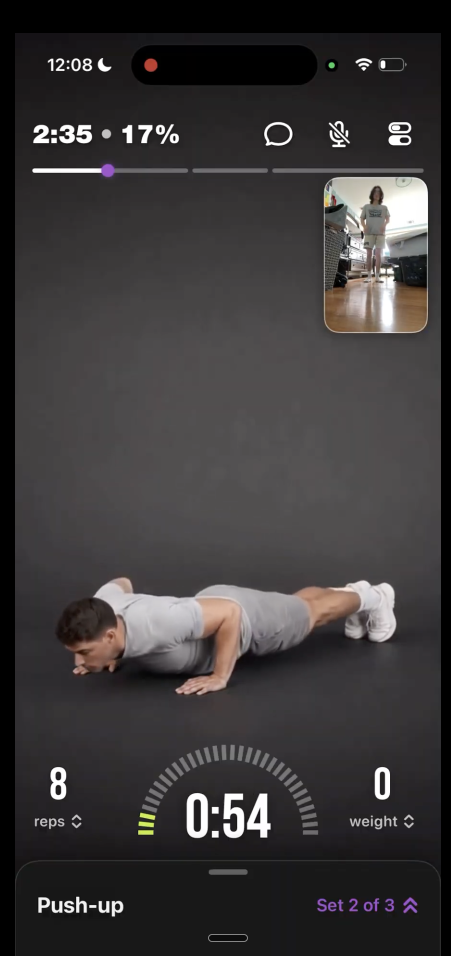
#> input picture src/images/appScreenshots/isession.png, 902 x 1912 px (shown at 1/2 size)
$ python build-see-the-rep-session-preview.py
#> lines starting #> are read from the running program, lines starting #| are printed output that depends on the picture; after the words box and inside, x2 and y2 are one past the last pixel; in counts of white or black regions, pixels touching at a corner belong together
#!/usr/bin/env python3
"""Build the context-aligned See the Rep app screenshot locally.

This compositor intentionally avoids sending Delirio UI or project imagery to an
external image service. It keeps the original app screenshot as the UI source of
truth and replaces only the exercise video, camera tile, exercise title, and
weight value with content aligned to the active carousel photograph.
"""

from pathlib import Path

from PIL import Image, ImageDraw, ImageEnhance, ImageFont


ROOT = Path(__file__).resolve().parents[1]
BASE_SCREEN = ROOT / "src/images/appScreenshots/isession.png"
SUBJECT_PHOTO = ROOT / "src/assets/images/planJourney/generated/see-the-rep/v2/image.jpg"
OUTPUT = ROOT / "src/images/appScreenshots/see-the-rep/v2/image.png"


def cover_crop(image: Image.Image, size: tuple[int, int], focal_y: float = 0.5) -> Image.Image:
    """Resize and crop an image to fill a target rectangle around a vertical focal point."""

    target_width, target_height = size
    scale = max(target_width / image.width, target_height / image.height)
    resized = image.resize(
        (round(image.width * scale), round(image.height * scale)),
        Image.Resampling.LANCZOS,
    )
    left = max(0, (resized.width - target_width) // 2)
    available_y = max(0, resized.height - target_height)
    top = round(available_y * min(1, max(0, focal_y)))
    return resized.crop((left, top, left + target_width, top + target_height))


def rounded_mask(size: tuple[int, int], radius: int) -> Image.Image:
    mask = Image.new("L", size, 0)
    ImageDraw.Draw(mask).rounded_rectangle((0, 0, size[0] - 1, size[1] - 1), radius, fill=255)
    return mask


def centered_text(
    draw: ImageDraw.ImageDraw,
    center_x: int,
    y: int,
    value: str,
    font: ImageFont.FreeTypeFont,
    fill: tuple[int, int, int],
) -> None:
    bounds = draw.textbbox((0, 0), value, font=font)
    width = bounds[2] - bounds[0]
    draw.text((center_x - width / 2, y), value, font=font, fill=fill)


def main() -> None:
    screen = Image.open(BASE_SCREEN).convert("RGB")
    subject = Image.open(SUBJECT_PHOTO).convert("RGB")
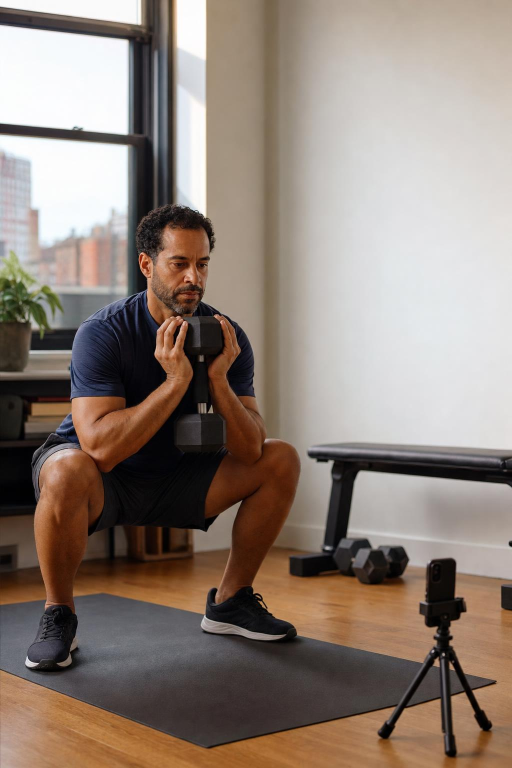
#> input picture src/assets/images/planJourney/generated/see-the-rep/v2/image.jpg, 1024 x 1536 px (shown at 1/2 size)
#> subject is the input picture: PIL image 1024x1536 RGB; mean R, G, B 143.4, 129.2, 119.6

    if screen.size != (902, 1912):
        raise ValueError(f"Unexpected base screenshot size: {screen.size}")

    # Main live-session view. The same source person and goblet-squat repetition
    # now replace the unrelated push-up demonstration.
    main_box = (31, 350, 871, 1442)
    main_size = (main_box[2] - main_box[0], main_box[3] - main_box[1])
    main_feed = cover_crop(subject, main_size, focal_y=0.60)
#> in cover_crop, `return resized.crop((left, top, left + target_width, top + target_heig..`:
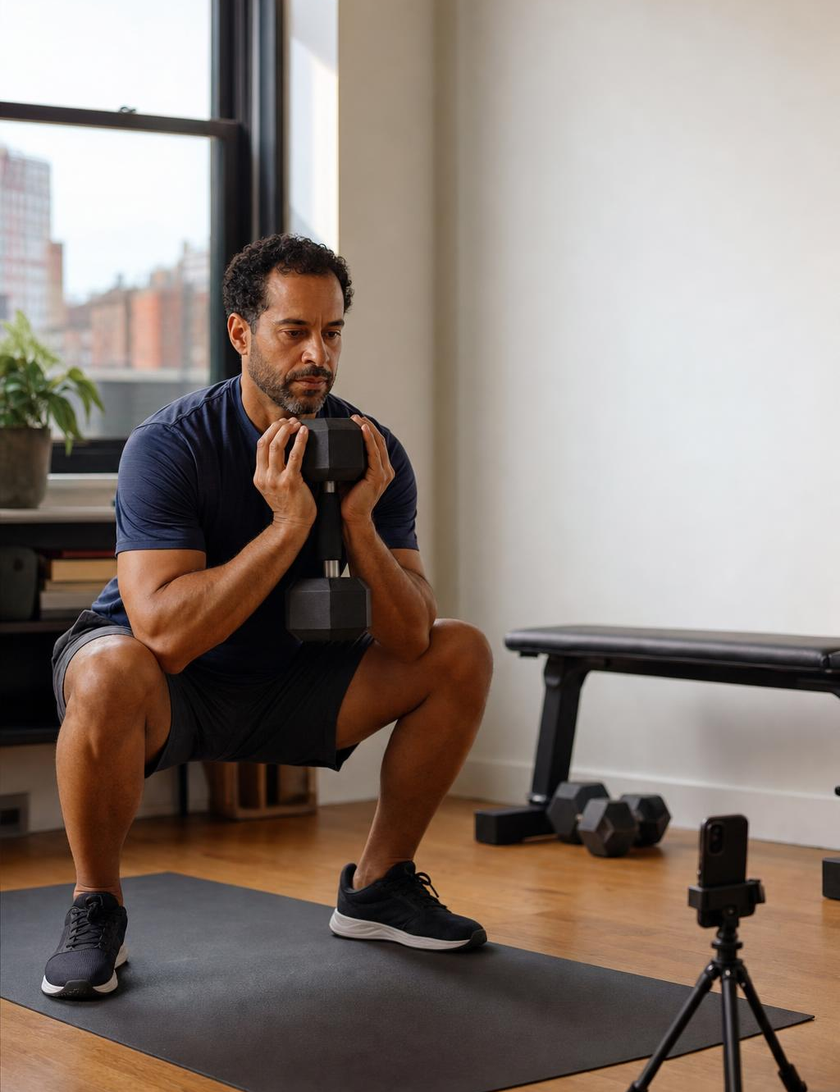
#> returned value: PIL image 840x1092 RGB; mean R, G, B 139.5, 126.9, 118.9
    main_feed = ImageEnhance.Color(main_feed).enhance(0.78)
    main_feed = ImageEnhance.Brightness(main_feed).enhance(0.70)
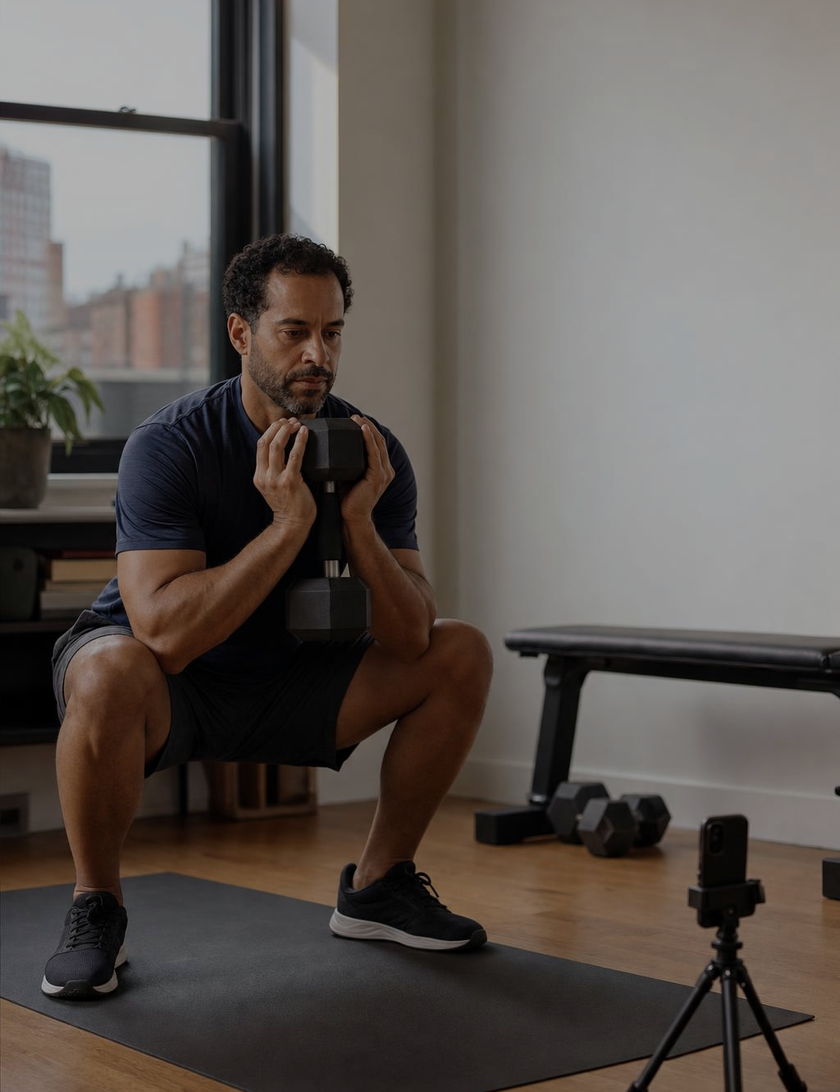
#> main_feed: PIL image 840x1092 RGB; mean R, G, B 95.4, 88.6, 84.2
    main_feed = ImageEnhance.Contrast(main_feed).enhance(1.08)

    # Fade the photographed feed into the dark Delirio interface at both edges.
    # Clear the old push-up layer first so no original limbs can show through
    # the translucent edge treatment.
    ImageDraw.Draw(screen).rectangle(main_box, fill=(47, 45, 47))
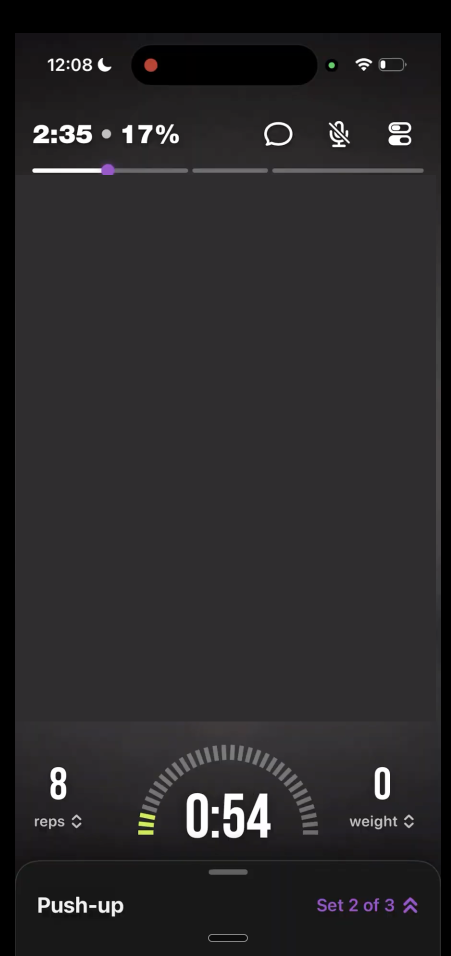
#> screen: PIL image 902x1912 RGB (shown at 1/2 size); mean R, G, B 41.7, 39.9, 41.5
    fade = Image.new("L", main_size, 255)
#> fade: PIL image 840x1092 L; every value is 255
    fade_pixels = fade.load()
    fade_depth = 105
    for y in range(main_size[1]):
        edge_alpha = min(255, round(255 * min(y / fade_depth, (main_size[1] - 1 - y) / fade_depth)))
        for x in range(main_size[0]):
            fade_pixels[x, y] = max(0, edge_alpha)
    screen.paste(main_feed, main_box[:2], fade)

    # Picture-in-picture camera tile. It uses the identical source photograph,
    # which guarantees the subject, clothing, room, floor, and exercise agree.
    pip_box = (648, 355, 858, 667)
    pip_size = (pip_box[2] - pip_box[0], pip_box[3] - pip_box[1])
    pip_feed = cover_crop(subject, pip_size, focal_y=0.55)
#> call 2 of cover_crop, with size = (210, 312), focal_y = 0.55
#> in cover_crop (call 2), `return resized.crop((left, top, left + target_width, top + target_heig..`:
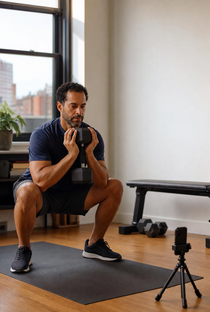
#> returned value: PIL image 210x312 RGB; mean R, G, B 143, 129, 119.4
    screen.paste(pip_feed, pip_box[:2], rounded_mask(pip_size, 27))
#> in rounded_mask, `mask = Image.new("L", size, 0)`: mask: PIL image 210x312 L; every value is 0
#> in rounded_mask, `ImageDraw.Draw(mask).rounded_rectangle((0, 0, size[0] - 1, size[1] - 1..`:
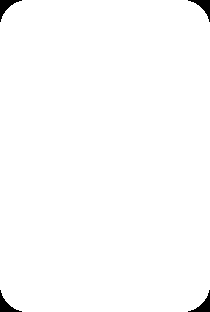
#> mask: PIL image 210x312 L; 99% white; 4 black regions, box (x1, y1, x2, y2) and area: (0, 0, 22, 22) 164, (188, 0, 210, 22) 164, (0, 290, 22, 312) 164, (188, 290, 210, 312) 164

    draw = ImageDraw.Draw(screen)
    din_font_path = "/System/Library/Fonts/Supplemental/DIN Condensed Bold.ttf"
    arial_font_path = "/System/Library/Fonts/Supplemental/Arial Bold.ttf"
    weight_font = ImageFont.truetype(din_font_path, 76)
    title_font = ImageFont.truetype(arial_font_path, 47)

    # Correct the load to a plausible goblet-squat weight while preserving the
    # existing reps label, timer, weight label, and set counter.
    draw.rectangle((722, 1504, 866, 1628), fill=(42, 39, 41))
    centered_text(draw, 794, 1518, "20", weight_font, (248, 248, 246))

    # Replace only the exercise title inside the existing bottom sheet.
    draw.rectangle((34, 1771, 602, 1887), fill=(25, 25, 25))
    draw.text((70, 1798), "Goblet squat", font=title_font, fill=(248, 248, 246))

    OUTPUT.parent.mkdir(parents=True, exist_ok=True)
    screen.save(OUTPUT, format="PNG", optimize=True)
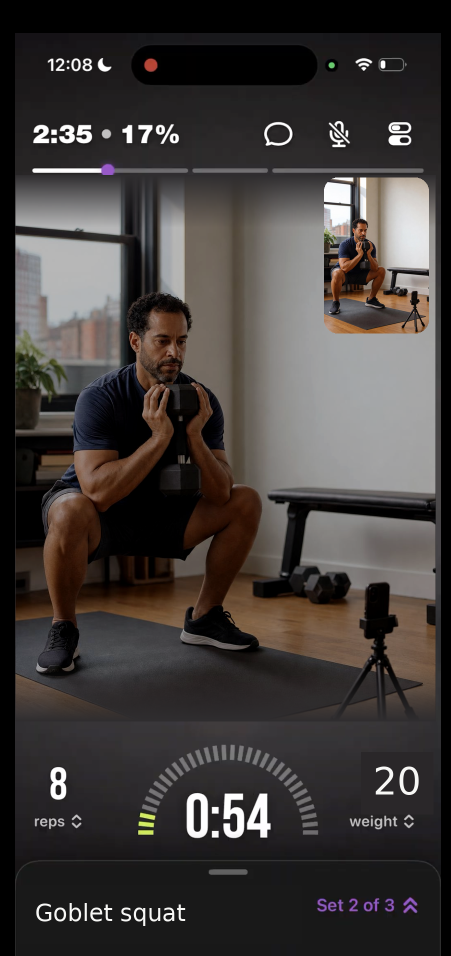
#> saved as image.png: PIL image 902x1912 RGB (shown at 1/2 size); mean R, G, B 64.9, 60.2, 58.2
    print(OUTPUT)


if __name__ == "__main__":
    main()
